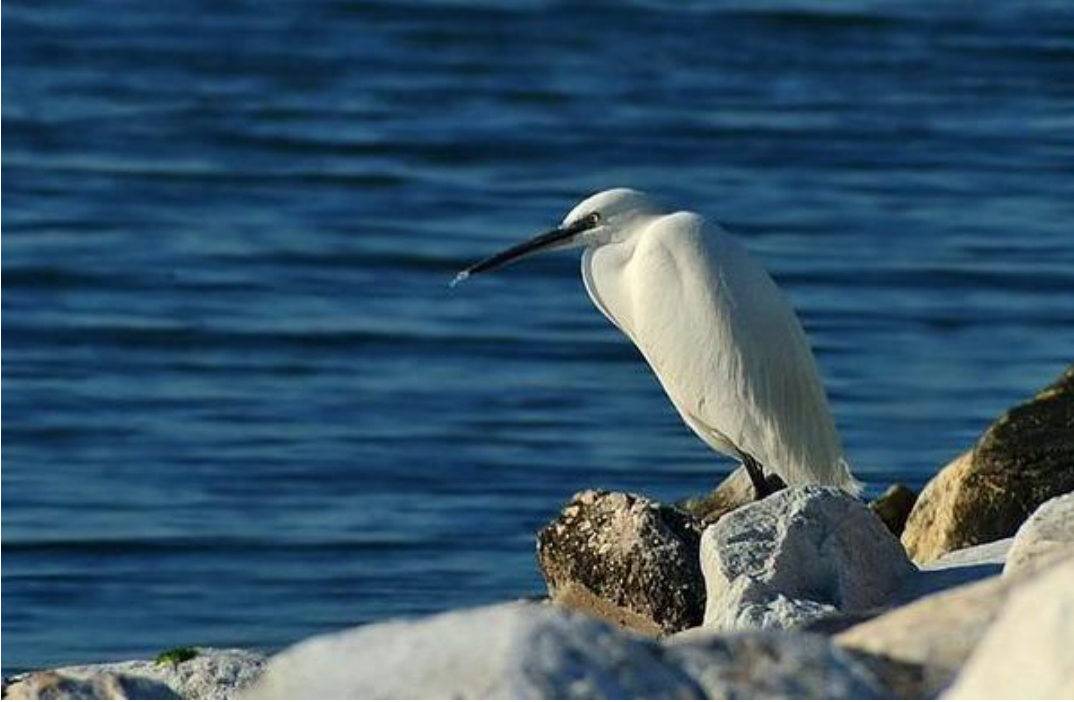
#> input picture test_image.png, 1074 x 702 px
$ python rank_image.py
#> lines starting #> are read from the running program, lines starting #| are printed output that depends on the picture; after the words box and inside, x2 and y2 are one past the last pixel; in counts of white or black regions, pixels touching at a corner belong together; long printed decimals are rounded
### pyramid.py
import cv2
import numpy as np
import math


def pyramid(image):
    image = np.array(image, dtype=np.float32)
    lps = []
    ds = []
    dhats = []
    fs = []
    k = 4

    for i in range(k):
        sigma_c = 25.0
        sigma_s = math.pow(2, i + 2)

        if i == k - 1:
            r = cv2.GaussianBlur(image[:, :, 0], (0, 0), sigma_s)
            g = cv2.GaussianBlur(image[:, :, 1], (0, 0), sigma_s)
            b = cv2.GaussianBlur(image[:, :, 2], (0, 0), sigma_s)
        else:
            r = cv2.ximgproc.dtFilter(image[:, :, 0], image[:, :, 0], sigma_s, sigma_c, numIters=5)
            g = cv2.ximgproc.dtFilter(image[:, :, 1], image[:, :, 1], sigma_s, sigma_c, numIters=5)
            b = cv2.ximgproc.dtFilter(image[:, :, 2], image[:, :, 2], sigma_s, sigma_c, numIters=5)

        if i == 0:
            last_r = image[:, :, 0]
            last_g = image[:, :, 1]
            last_b = image[:, :, 2]
        else:
            last_r = lps[-1][0]
            last_g = lps[-1][1]
            last_b = lps[-1][2]

        d = np.sqrt(np.square(r - last_r) + np.square(g - last_g) + np.square(b - last_b))
        dhat = cv2.ximgproc.dtFilter(image, d, 20.0, 25.0, numIters=5)

        lps.append((r, g, b))
        ds.append(d)
        dhats.append(dhat)
#> this loop made 4 passes
#> pass 1, in pyramid, `b = cv2.ximgproc.dtFilter(image[:, :, 2], image[:, :, 2], sigma_s, sig..`:
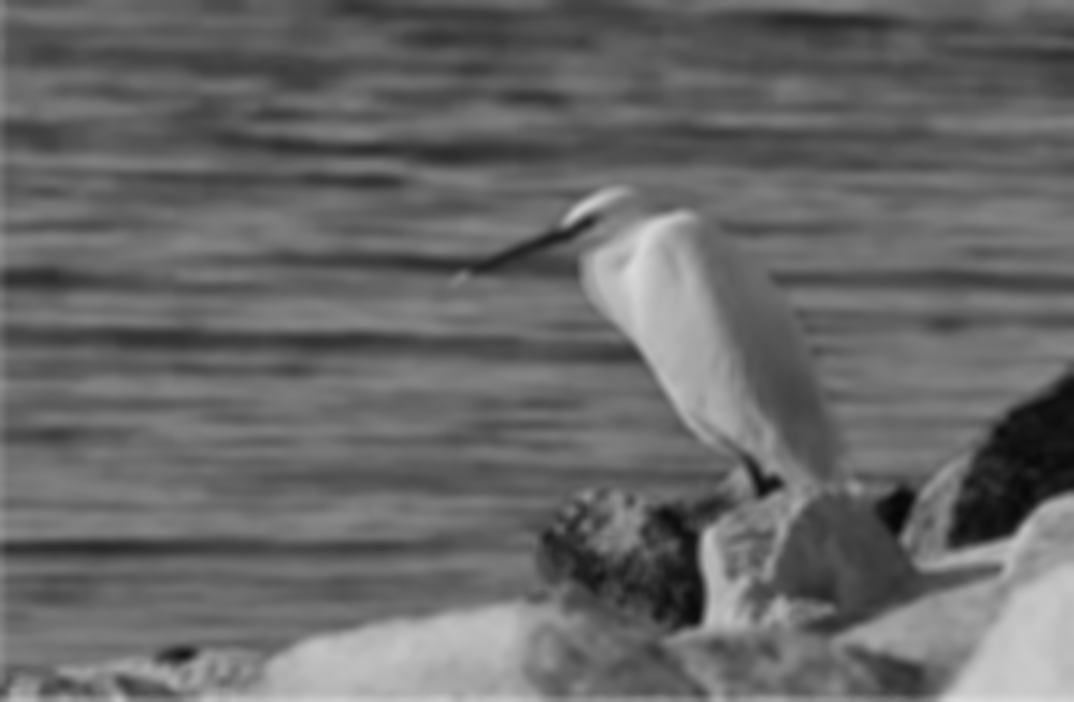
#> b: shape (702, 1074) float32; min 0.0265, max 0.855, mean 0.409
#> pass 1, in pyramid, `last_r = image[:, :, 0]`:
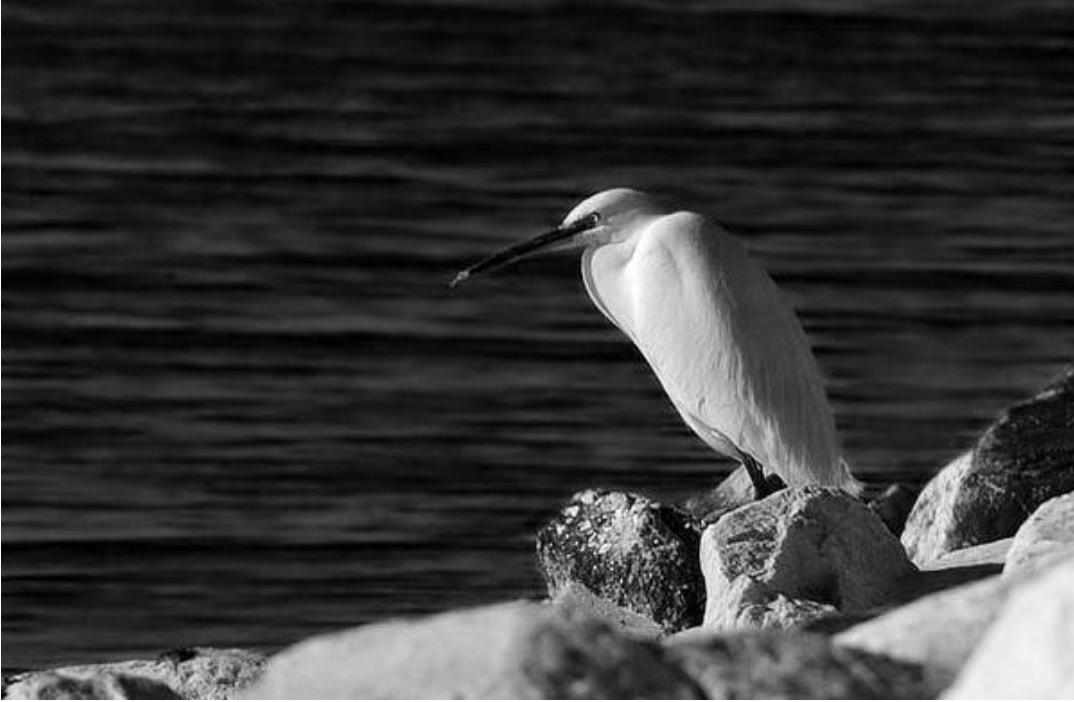
#> last_r: shape (702, 1074) float32; min 0, max 1, mean 0.213
#> after the loop, dhats = 4 items; ds = 4 items; lps = 4 items

    m = np.ones_like(ds[0])
    for i in range(k - 1):
        f = dhats[i] * ((dhats[i] > 0.0) * m * (dhats[i] > dhats[i + 1]))
        m = m * (f == 0.0)

        fs.append(f)
#> this loop made 3 passes
#> pass 1, in pyramid, `m = m * (f == 0.0)`:
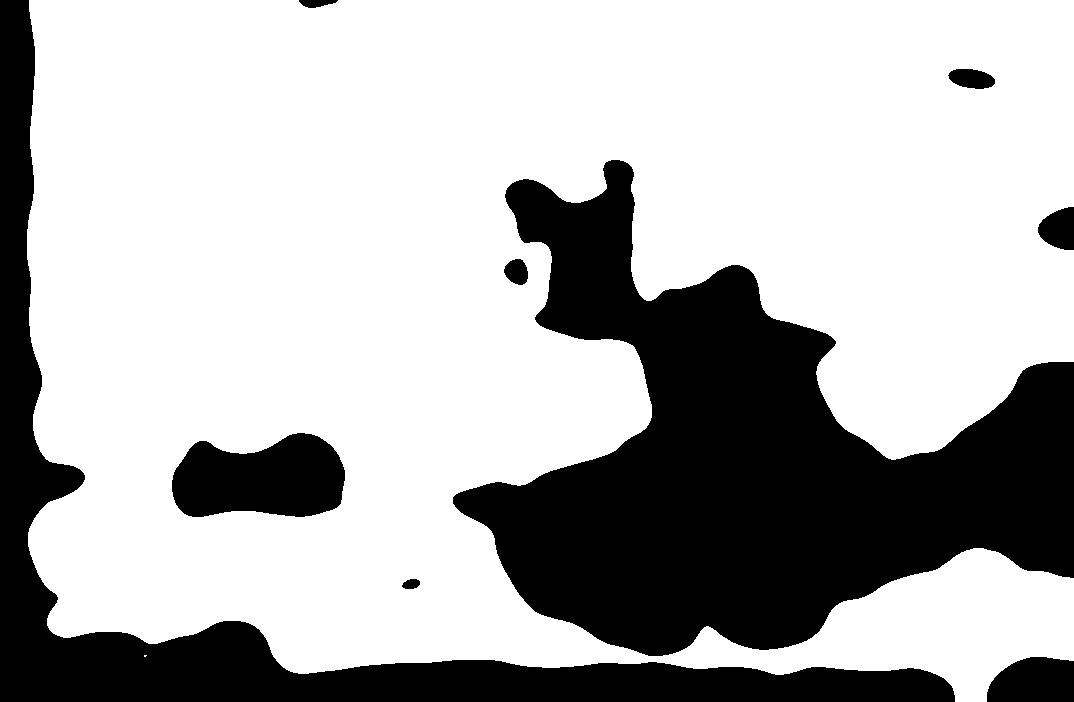
#> m: shape (702, 1074) float32; values 0 (black) and 1 (white), 70.2% white; 9 black regions, largest, box (x1, y1, x2, y2) and area: (453, 160, 1074, 656) 141660, (0, 0, 955, 702) 65867, (172, 433, 345, 517) 11326
#> after the loop:
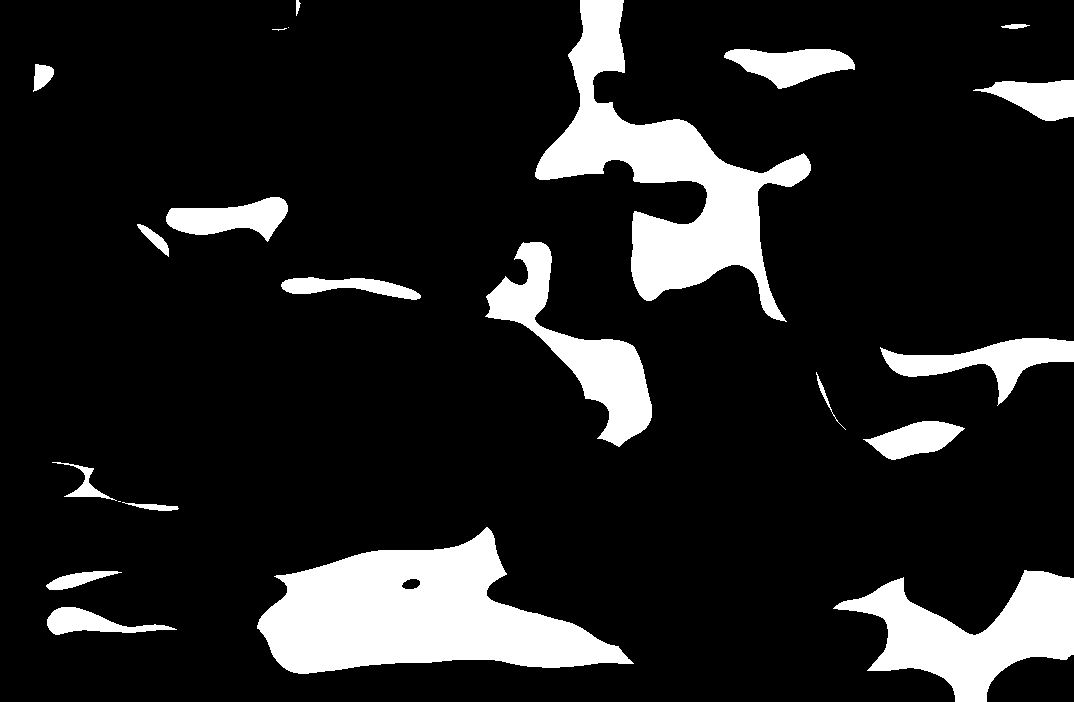
#> m: shape (702, 1074) float32; values 0 (black) and 1 (white), 13.5% white; 22 white regions (3 under 20 px), largest, box (x1, y1, x2, y2) and area: (257, 527, 634, 674) 30289, (535, 0, 811, 322) 25733, (833, 570, 1074, 702) 14806
#> after the loop, fs = 3 items

    return lps, ds, dhats, fs

### rank_image.py
from PIL import Image
import matplotlib.pyplot as plt
import numpy as np
from pyramid import pyramid


def main():
    img = np.array(Image.open("test_image.png").convert("RGB")) / 255.0
    lps, ds, dhats, fs = pyramid(img)
#> lps = 4 items; ds = 4 items; dhats = 4 items; fs = 3 items

    f, ax = plt.subplots(len(fs) + 1, figsize=(8, 20))

    ax[0].imshow(img)
    ax[0].axis("off")

    for i in range(len(fs)):
        ax[i+1].imshow(fs[i])
        ax[i+1].axis("off")

    plt.show()
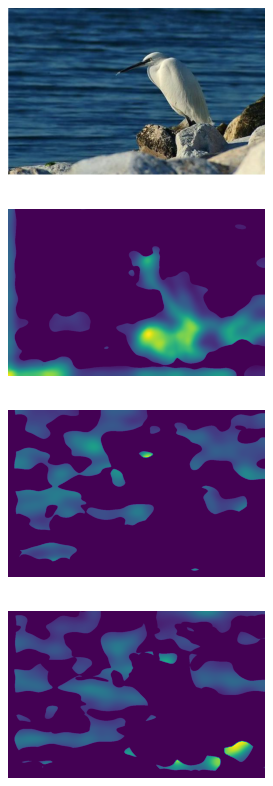
#> figure drawn by matplotlib, 4 panels

    contrast_image = np.zeros_like(ds[0])
    for d in ds:
        contrast_image += d
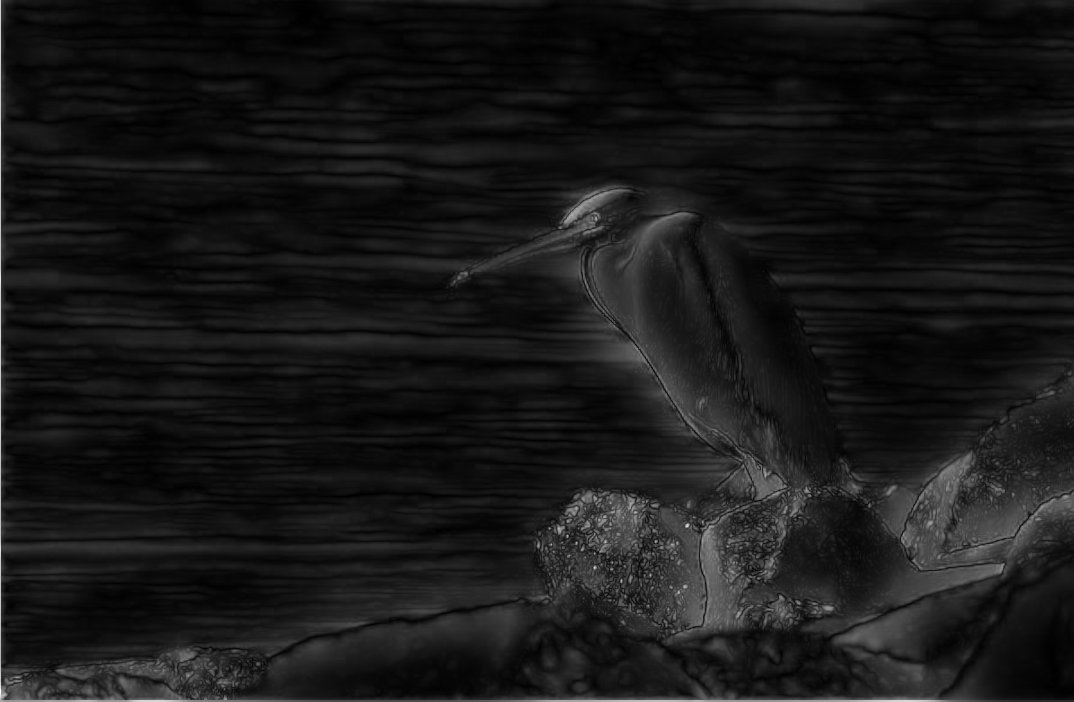
#> contrast_image: shape (702, 1074) float32; min 0.00921, max 1.65, mean 0.166; drawn with min black and max white

    binary_fs = [f > 0.0 for f in fs]
#> binary_fs = 3 items
    in_focus_map = binary_fs[0]
    out_of_focus_map = ~in_focus_map
    out_of_focus_area = np.mean(out_of_focus_map)
#> out_of_focus_area = 0.702

    sharpness = np.mean(fs[0])
#> sharpness = 0.022
    depth = np.argmax(np.array([np.sum(f) for f in binary_fs[1:]])) + 2
#> depth = 3
    clarity = out_of_focus_area * (np.mean(contrast_image * in_focus_map) - np.mean(contrast_image * out_of_focus_map))
#> clarity = -0.00632

    # TODO color & tone metric

    print("sharpness", sharpness)
#| sharpness 0.02201
    print("depth", depth)
#| depth 3
    print("clarity", clarity)
#| clarity -0.006323


if __name__ == '__main__':
    main()

$ run again, with focus_maps.png copied over test_image.png
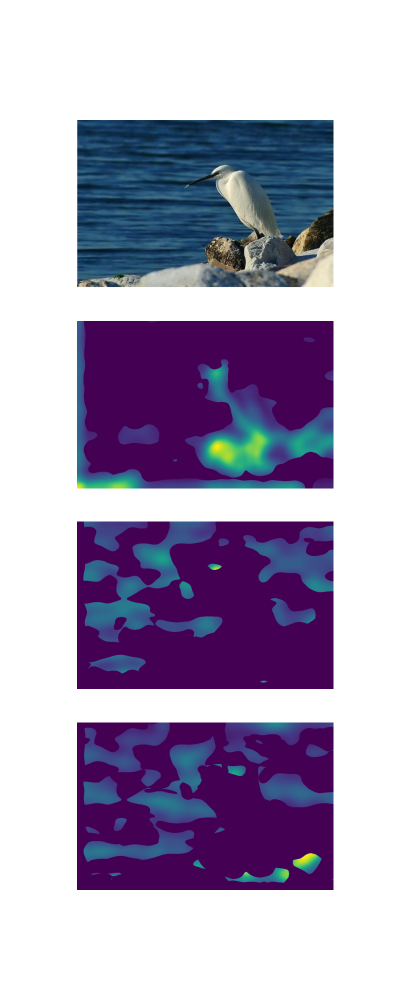
#> input picture focus_maps.png, 800 x 2000 px (shown at 1/2 size)
#> after the loop in pyramid, `for i in range(k):`: dhats = 4 items
#> after the loop in pyramid, `for i in range(k - 1):`:
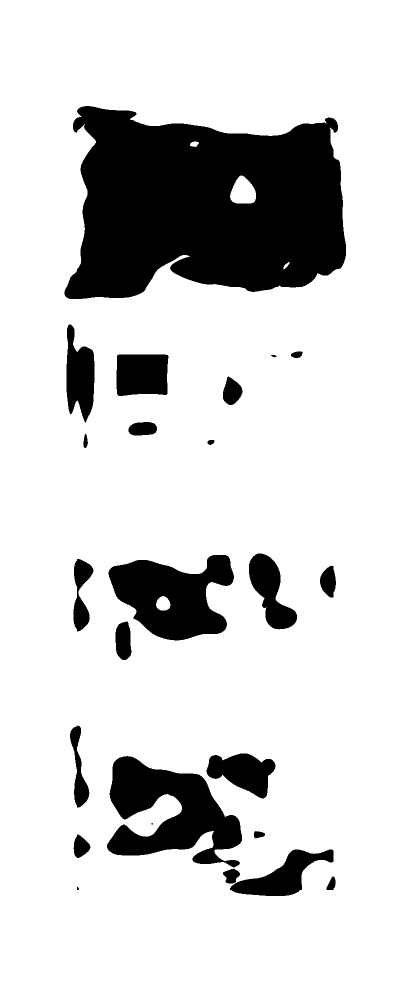
#> m: shape (2000, 800) float32 (shown at 1/2 size); values 0 (black) and 1 (white), 82.7% white; 24 black regions (1 under 20 px), largest, box (x1, y1, x2, y2) and area: (129, 212, 692, 598) 165016, (214, 1512, 484, 1735) 32386, (217, 1110, 468, 1281) 26724
#> after the loop in pyramid, `for i in range(k - 1):`: fs = 3 items
#> in main, `lps, ds, dhats, fs = pyramid(img)`: lps = 4 items; fs = 3 items
#> the loop in main, `for i in range(len(fs)):` made 3 passes
#> the loop in main, `for d in ds:` made 4 passes
#> in main, `in_focus_map = binary_fs[0]`:
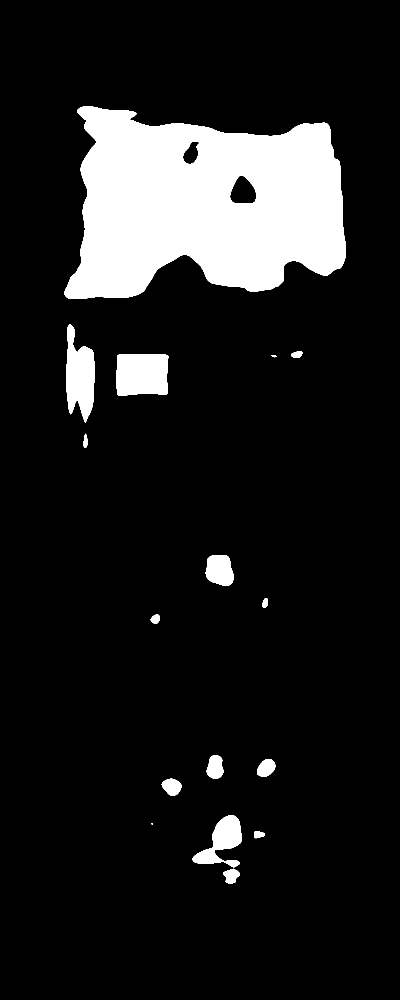
#> in_focus_map: shape (2000, 800) bool (shown at 1/2 size); 11.6% white; 16 white regions (1 under 20 px), largest, box (x1, y1, x2, y2) and area: (129, 212, 692, 598) 158212, (233, 709, 337, 792) 8137, (133, 649, 189, 845) 7367
#> out_of_focus_area = 0.884
#> sharpness = 0.00762
#> depth = 3
#> clarity = -0.106
#| sharpness 0.007622
#| depth 3
#| clarity -0.1057

$ run again, with focus_maps.jpg saved as test_image.png
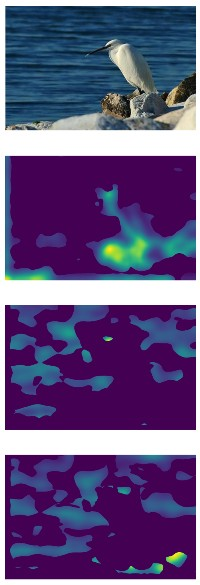
#> input picture focus_maps.jpg, 200 x 585 px
#> after the loop in pyramid, `for i in range(k):`: dhats = 4 items
#> after the loop in pyramid, `for i in range(k - 1):`:
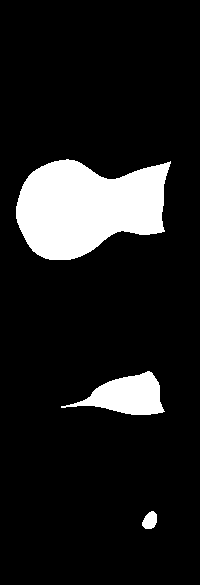
#> m: shape (585, 200) float32; values 0 (black) and 1 (white), 11.7% white; 3 white regions, box (x1, y1, x2, y2) and area: (16, 159, 171, 260) 11061, (61, 371, 165, 415) 2427, (142, 511, 157, 529) 201
#> after the loop in pyramid, `for i in range(k - 1):`: fs = 3 items
#> in main, `lps, ds, dhats, fs = pyramid(img)`: lps = 4 items; fs = 3 items
#> the loop in main, `for i in range(len(fs)):` made 3 passes
#> the loop in main, `for d in ds:` made 4 passes
#> after the loop in main, `for d in ds:`:
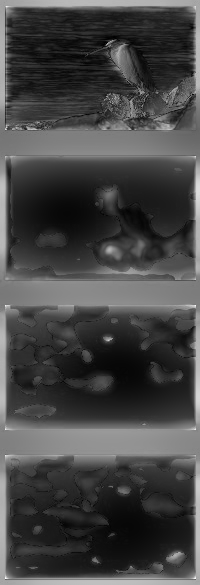
#> contrast_image: shape (585, 200) float32; min 0.0995, max 1.54, mean 0.492; drawn with min black and max white
#> in_focus_map: shape (585, 200) bool; 69.2% white; 3 black regions, box (x1, y1, x2, y2) and area: (0, 145, 176, 321) 26658, (34, 371, 173, 470) 9227, (142, 511, 157, 529) 201
#> out_of_focus_area = 0.308
#> sharpness = 0.0922
#> depth = 3
#> clarity = 0.0516
#| sharpness 0.09223
#| depth 3
#| clarity 0.05161
